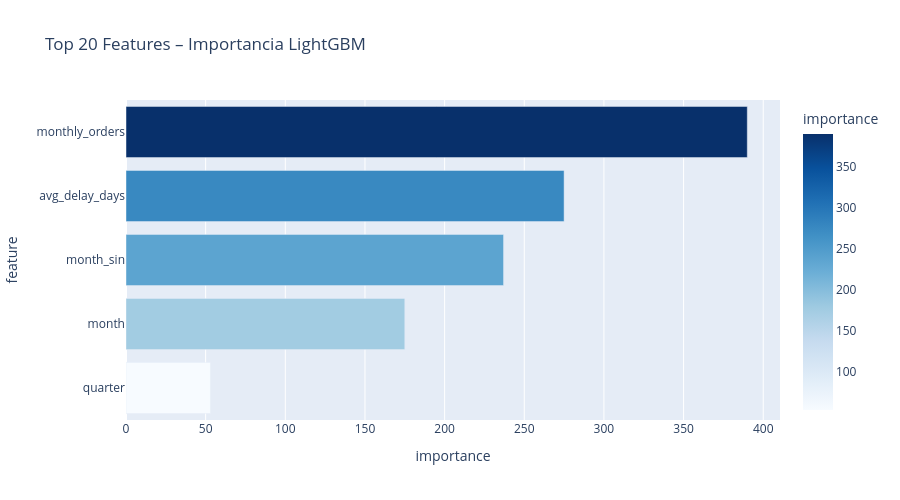

The notebook cell this image was saved under:
### Code cell
# ── Importancia de features
fi = forecaster_lgbm.feature_importance()

fig = px.bar(
    fi.head(20), x='importance', y='feature',
    orientation='h', color='importance',
    color_continuous_scale='Blues',
    title='Top 20 Features – Importancia LightGBM'
)
fig.update_layout(height=500, yaxis=dict(autorange='reversed'))
fig.show()

### Figure 1 — Plotly figure (JSON) as saved in the notebook; plotly's stock layout.template omitted (floating-point values rounded to 4 significant figures)
{"data": [{"hovertemplate": "importance=%{marker.color}<br>feature=%{y}<extra></extra>", "legendgroup": "", "marker": {"color": [390, 275, 237, 175, 53], "coloraxis": "coloraxis", "pattern": {"shape": ""}}, "name": "", "orientation": "h", "showlegend": false, "textposition": "auto", "x": [390, 275, 237, 175, 53], "xaxis": "x", "y": ["monthly_orders", "avg_delay_days", "month_sin", "month", "quarter"], "yaxis": "y", "type": "bar"}], "layout": {"xaxis": {"anchor": "y", "domain": [0.0, 1.0], "title": {"text": "importance"}}, "yaxis": {"anchor": "x", "domain": [0.0, 1.0], "title": {"text": "feature"}, "autorange": "reversed"}, "coloraxis": {"colorbar": {"title": {"text": "importance"}}, "colorscale": [[0.0, "rgb(247,251,255)"], [0.125, "rgb(222,235,247)"], [0.25, "rgb(198,219,239)"], [0.375, "rgb(158,202,225)"], [0.5, "rgb(107,174,214)"], [0.625, "rgb(66,146,198)"], [0.75, "rgb(33,113,181)"], [0.875, "rgb(8,81,156)"], [1.0, "rgb(8,48,107)"]], "autocolorscale": false}, "legend": {"tracegroupgap": 0}, "title": {"text": "Top 20 Features – Importancia LightGBM"}, "barmode": "relative", "height": 500}}
